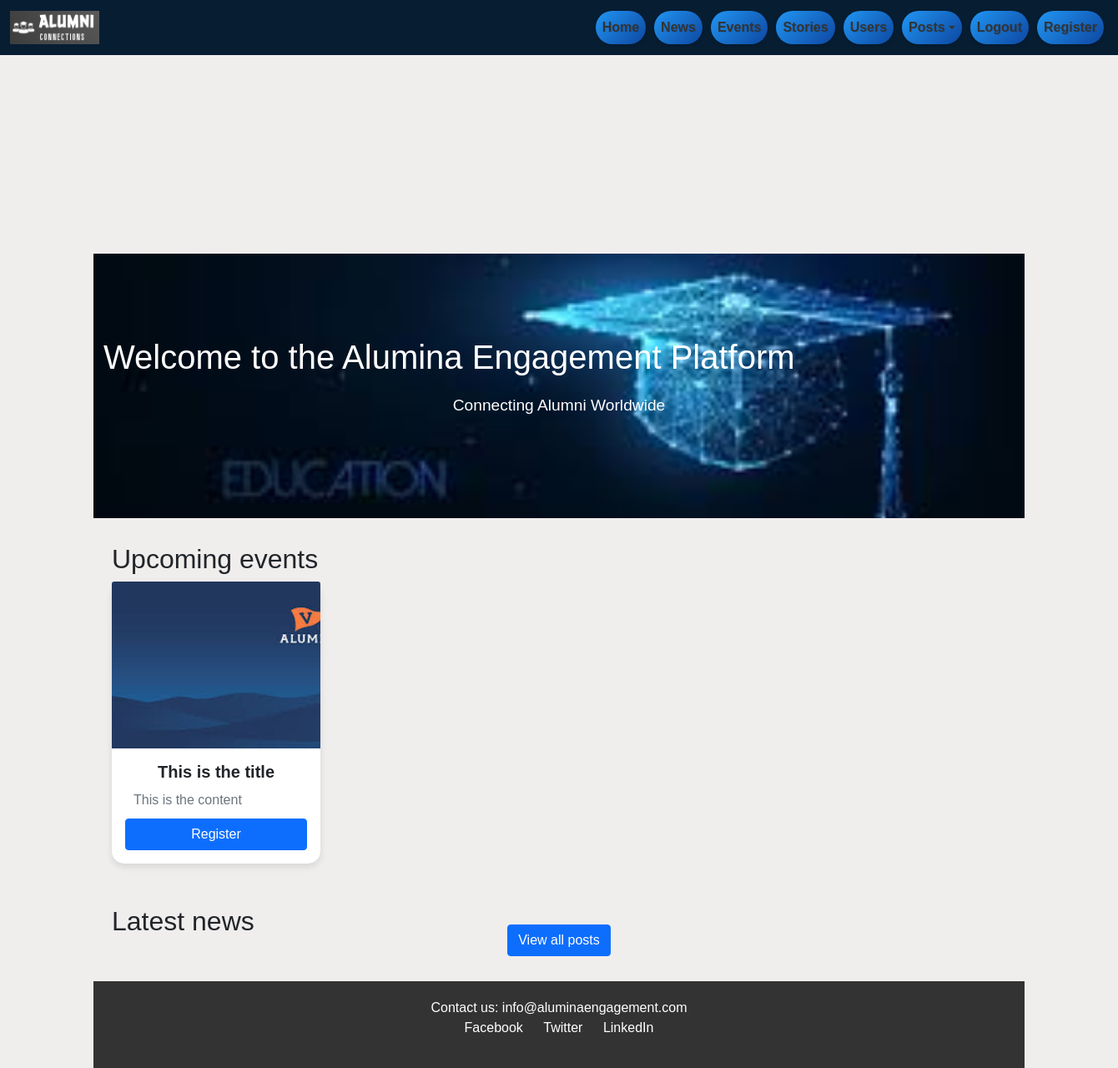
The app's page /admin (signed in), older data.
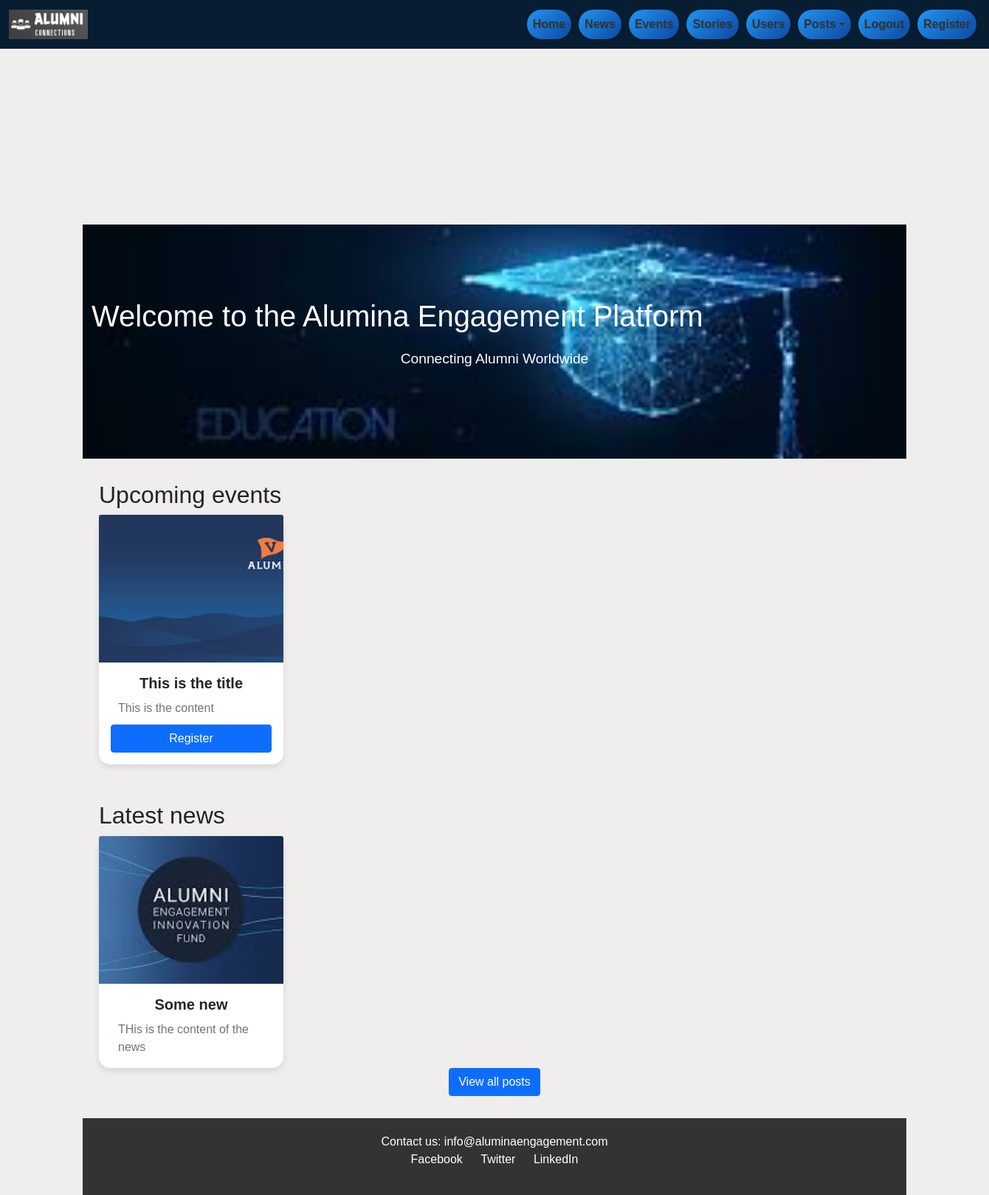
The same page, newer data.
### app/models.py (models this page shows, shortened)
class Post(db.Model):
    id = db.Column(db.Integer, primary_key=True)
    title = db.Column(db.String(100), nullable=False)
    date_posted = db.Column(db.DateTime, nullable=False, default=datetime.utcnow)
    content = db.Column(db.Text, nullable=False)
    image_file = db.Column(db.String(20), nullable=True)
    user_id = db.Column(db.Integer, db.ForeignKey('user.id'), nullable=False)
    likes = db.relationship('Like', backref='post', lazy=True)
    comments = db.relationship('Comment', backref='post', lazy=True)
    link = db.Column(db.String(255), nullable=True)
    category = db.Column(db.String(25), nullable=True)

### app/routes.py (the view)
@main.route("/admin")
def admin():
    posts = Post.query.filter_by(category='post').all()
    news = Post.query.filter_by(category='news').all()
    events = Post.query.filter_by(category='event').all()
    if current_user.is_authenticated:
        return render_template('admin.html', posts = posts, news = news, events = events)
    return redirect(url_for('auth.adminLogin'))

### app/__init__.py (called while the page is built)
def create_app():
    app = Flask(__name__)
    app.config['SECRET_KEY'] = '2607/favy'
    app.config['SQLALCHEMY_DATABASE_URI'] = 'sqlite:///site.db'
    app.config['DEBUG'] = True
    csrf = CSRFProtect(app)
    socketio.init_app(app)
    db.init_app(app)
    bcrypt.init_app(app)
    login_manager.init_app(app)
    migrate.init_app(app, db)
    from app.auth import auth as auth_blueprint
    app.register_blueprint(auth_blueprint)
    from app.routes import main as main_blueprint
    app.register_blueprint(main_blueprint)
    from app.routes import messages as messages_blueprint
    app.register_blueprint(messages_blueprint)
    from app.routes import conversations as conversations_blueprint
    app.register_blueprint(conversations_blueprint)
    @app.context_processor
    def inject_user():
        return dict(current_user=current_user)
    return app

### app/models.py (called while the page is built)
@login_manager.user_loader
def load_user(user_id):
    return User.query.get(int(user_id))

### app/templates/admin.html (shortened to what this page needs)
<!DOCTYPE html>
<html lang="en">
<head>
    <link href="https://cdn.jsdelivr.net/npm/bootstrap@5.0.2/dist/css/bootstrap.min.css" rel="stylesheet">
    <link rel="stylesheet" href="{{ url_for('static', filename='css/custom.css') }}">
</head>
<body>
    <nav class="navbar navbar-expand-lg navbar-custom fixed-top">
        <div class="container-fluid">
            <a class="navbar-brand" href="{{ url_for('main.home') }}">
                <img src="{{ url_for('static', filename='images/alumni copy.png') }}" alt="Alumina Logo">
            </a>
            <div class="collapse navbar-collapse" id="navbarNavDropdown">
                <ul class="navbar-nav ms-auto">
                    <li class="nav-item">
                        <a class="nav-link" href="{{ url_for('main.home') }}">Home</a>
                    </li>
                    <li class="nav-item">
                        <a class="nav-link" href="#latest-news">News</a>
                    </li>
                    <li class="nav-item">
                        <a class="nav-link" href="#upcoming-events">Events</a>
                    </li>
                    <li class="nav-item">
                        <a class="nav-link" href="#stories">Stories</a>
                    </li>
                    <li class="nav-item">
                        <a class="nav-link" href="{{url_for('main.user_list')}}">Users</a>
                    </li>
                    <li class="nav-item dropdown">
                        <a class="nav-link dropdown-toggle" href="#" role="button" data-bs-toggle="dropdown" aria-expanded="false">
                          Posts
                        </a>
                      </li>
                    <li class="nav-item">
                        <a class="nav-link" href="{{ url_for('auth.logout') }}">Logout</a>
                    </li>
                        <li class="nav-item"><a class="nav-link" href="{{ url_for('auth.register') }}">Register</a></li>
                </ul>
            </div>
        </div>
    </nav>
    <div class="container-ticker">
        <p class="ticker-text">WELCOME TO ALUMINA - CONNECTING ALUMNI - DISCOVER OPPORTUNITIES - STAY INFORMED!!! 🎓🌟🔍📰-</p>
    </div>
    <div class="container mt-5 pt-4">
 <section class="hero">
  <div class="container " style="text-align: center;" >
      <h2>Welcome to the Alumina Engagement Platform</h2>
      <p>Connecting Alumni Worldwide</p>
  </div>
</section>
<section class="success-stories" id="post">
<div class="container">
    <h2>Upcoming events</h2>
    <div class="row row-cols-1 row-cols-md-4 g-4">
      {% for item in events%}
      <div class="col">
        <div class="card h-100">
          <img src="{{ url_for('static', filename='post_pics/' + item.image_file) }}" class="card-img-top" alt="..." style="width: 100%; height: 200px; object-fit: cover;">
          <div class="card-body">
            <h5 class="card-title">{{item.title}}</h5>
            <p class="card-text">{{item.content}}</p>
            <a href="#" class="btn btn-primary">Register</a>
          </div>
        </div>
      </div>
      {% endfor %}
    </div>
</div>
</section>
<section class="success-stories" id="post">
  <div class="container">
      <h2>Latest news</h2>
      <div class="row row-cols-1 row-cols-md-4 g-4">
        {% for item in news%}
        <div class="col">
          <div class="card h-100">
            <img src="{{ url_for('static', filename='post_pics/' + item.image_file) }}" class="card-img-top" alt="..." style="width: 100%;height: 200px; object-fit: cover;">
            <div class="card-body">
              <h5 class="card-title">{{item.title}}</h5>
              <p class="card-text">{{item.content}}</p>
            </div>
          </div>
        </div>
        {% endfor %}
      </div>
      <a href="{{url_for('main.posts')}}" class="btn btn-primary m">View all posts</a>
  </div>
  </section>
<footer>
  <div class="container">
      <p>Contact us: info@aluminaengagement.com</p>
      <ul class="social-links">
          <li><a href="#">Facebook</a></li>
          <li><a href="#">Twitter</a></li>
          <li><a href="#">LinkedIn</a></li>
      </ul>
  </div>
</footer>
</body>
</html>

Row changes from the older to the newer data that the page shows:
added Post: image_file (picture), title "Some new", content "THis is the content of the news", shown under "Latest news"
